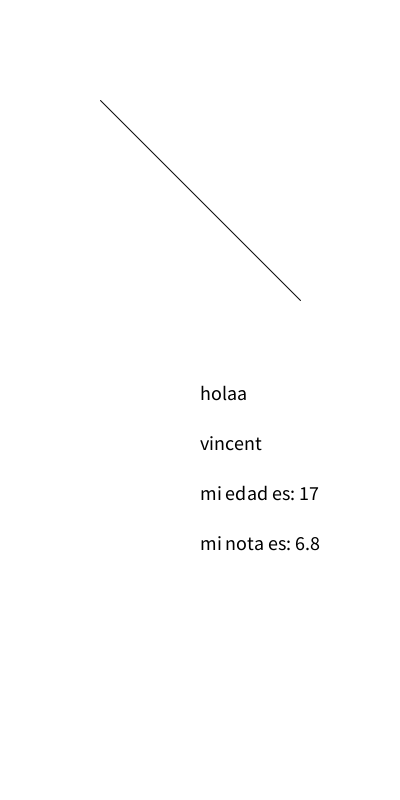
Frame 1 (no input)
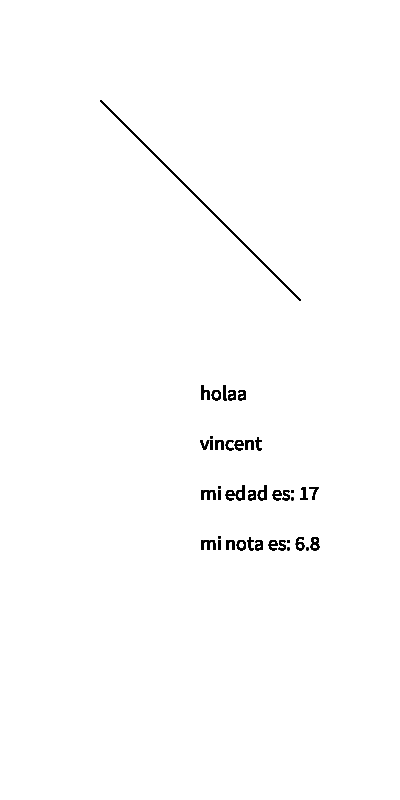
Frame 60 (the mouse pressed at the canvas centre just before this capture)
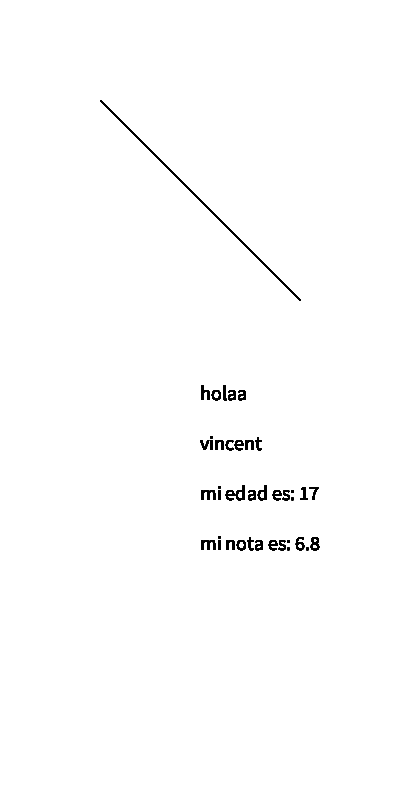
Frame 120 (the mouse held since frame 60 and released just before this capture)

The Processing sketch that drew these frames (run headless with seeded random() and noise(); from frame 60 on, the mouse is pressed at the canvas centre):

// Processing sketch: sketch_3_clase3
// ── sketch_3_clase3.pde
//  vamos a aprender lo que son las variables
// una variables es un pedazo de información
// por ejemplo, mi edad es una variable
// si quiero guardar mi edad, debo almacenarla
// en un lugar del computador
// las edades son un tipo de número que se llama
// ENTERO (-10, -5, 0, 1, 1000, 532895)
// son números sin comas
// los números enteros se almacenan en 
// variables de tipo int
int edad = 17;

//hay otro tipo de variable que es para 
// los números con decimales
// que se llaman variables de tipo float
// una nota de la U se guarda en un float
// para los computadores es más caro
// en términos de memoria trabajar con comas
// por eso se habla de ENTEROS cuando no las uso
float nota = 6.8;

// para guardar textos se usa String
// los String se usan para cadenas de caracteres
// se declaran entre comillas
String saludo = "holaa";

// vamos a crear un string con nombre
String nombre = "vincent";

void setup(){
  size(400,800); //define el tamaño del canvas
  background(255);
}

void draw(){
  line(100,100,300,300);
  fill(0);
  textSize(20);
  text(saludo,200,400);
  
  //imprimir el nombre
  text(nombre,200,450);
  
  // las variables están hechas para usarse
  // por ejemplo, puedo mostrar mi edad
  // en la pantalla
  // yo puedo encadenar variables y textos
  // dentro de una función
  text("mi edad es: " + edad,200,500);
  
  //voy a mostrar la nota en la pantalla
  text("mi nota es: " + nota,200,550);
  
}
